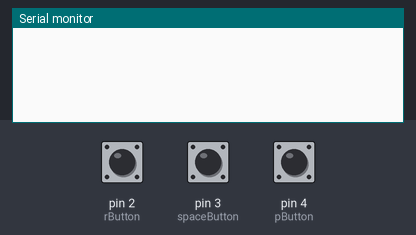
This sketch was run on a simulated Arduino Leonardo, built with avr-gcc and run on an emulated ATmega32U4. Parts: the last lines printed to the serial monitor. The inputs (shaded band) are chosen by the test bench; at power-on: pin 2 (rButton) HIGH, pin 3 (spaceButton) HIGH, pin 4 (pButton) HIGH. USB keyboard and mouse output is not drawn.

Above: at 1.2 s.
1.3 s: pin 2 (rButton) pulled LOW for 0.15 s
At 1.8 s:
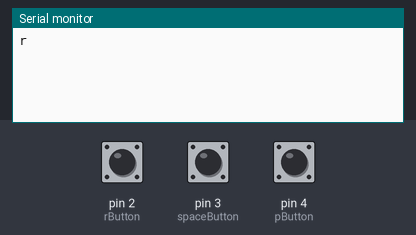
2.9 s: pin 3 (spaceButton) pulled LOW for 0.15 s
At 3.3 s:
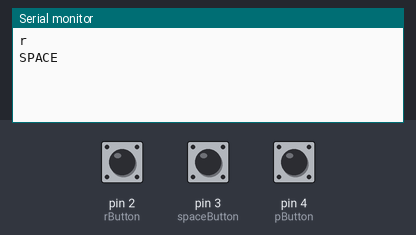
4.5 s: pin 4 (pButton) pulled LOW for 0.15 s
At 5.5 s:
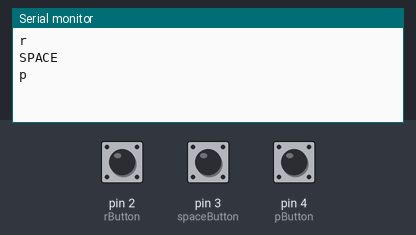

Measured:
- after the input at 1.3 s, the serial monitor: prints a new line at once (image 1)
- after the input at 2.9 s, the serial monitor: prints a new line at once (image 2)
- after the input at 4.5 s, the serial monitor: prints a new line at once (image 3)

The sketch:

pedal.ino
```cpp
/*
This is a simple code snippet for a foot paddle fot comon Yousician shortcuts
It simulates a keyboard using keyboard.h

- R = restart
- SPACE = pauze/play
- P = toggle practice/perform


Wiring:
- GNDs to button side 2
- D2, D3 & D4 to button side 1
*/

#include <Keyboard.h>

// set pin numbers for the buttons:
const int rButton = 2;
const int spaceButton = 3;
const int pButton = 4;


// state variables (the button is a switch button)
int rButtonState = 0;
int pButtonState = 0;
int spaceButtonState = 0;
int rButtonState_previous = 0;
int pButtonState_previous = 0;
int spaceButtonState_previous = 0;

void setup() {

  // pinmodes
  pinMode(rButton, INPUT_PULLUP);
  pinMode(pButton, INPUT_PULLUP);
  pinMode(spaceButton, INPUT_PULLUP);

  // initialize states when powering up
  rButtonState_previous = digitalRead(rButton);
  pButtonState_previous = digitalRead(pButton);
  spaceButtonState_previous = digitalRead(spaceButton);

  Serial.begin(9600);

  // init keyboard connection
  Keyboard.begin();
}

void loop() {

  // toggle R keypress
  rButtonState = digitalRead(rButton);
  if (rButtonState != rButtonState_previous) {
    if (!rButtonState) {
      Serial.println("r");
      Keyboard.print("r");
    }
    rButtonState_previous = rButtonState;
  }

  // toggle space keypress
  spaceButtonState = digitalRead(spaceButton);
  if (spaceButtonState != spaceButtonState_previous) {
    if (!spaceButtonState) {
      Serial.println("SPACE");
      Keyboard.print(" ");
    }
    spaceButtonState_previous = spaceButtonState;
  }

  // toggle P keypress
  pButtonState = digitalRead(pButton);
  if (pButtonState != pButtonState_previous) {
    if (!pButtonState) {
      Serial.println("p");
      Keyboard.print("p");
    }
    pButtonState_previous = pButtonState;
  }


  // delay for table readings
  // (allow voltage drop to ground)
  delay(10);
}
```
